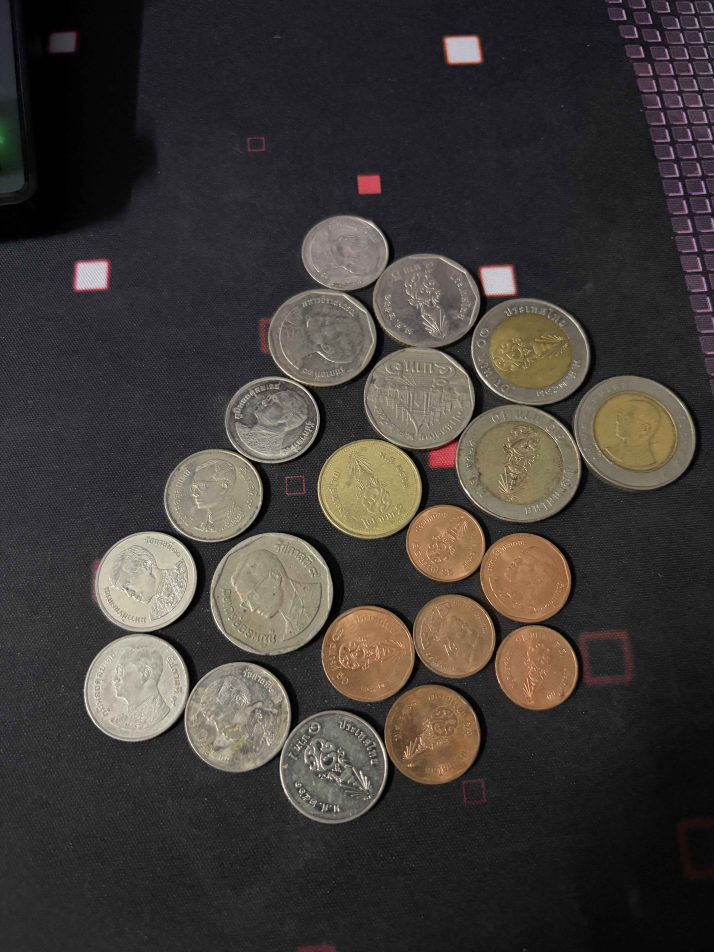
#> input picture data/samples/p1_cloth_room_top_009.jpg, 4284 x 5712 px (shown at 1/6 size)
$ python -i segment.py   (imports and definitions only)
#> lines starting #> are read from the running program, lines starting #| are printed output that depends on the picture
"""การแยกเหรียญออกจากพื้นหลัง (Segmentation) และการปรับแต่งสัณฐานวิทยา (Morphology)"""

from __future__ import annotations

import cv2
import numpy as np


# [27 lines left out: functions estimate_background_color, fill_internal_holes, not called in this run]


def estimate_bg_illumination_gray(gray: np.ndarray, scale: float = 0.0625, ksize: int = 71) -> np.ndarray:
    """ประเมินพื้นหลังของภาพเทาด้วย Downsampled Median Filter

    หมายเหตุเรื่อง ksize: การย่อภาพ 16x (scale=0.0625) ทำให้ภาพขนาด 1200x1600 เหลือราว 75x100
    แต่ยังคง ksize=71 ไว้ เนื่องจากกลุ่มเหรียญที่วางติดกันหลายเหรียญ (Cluster) อาจมีความกว้างบนภาพย่อ
    ถึง 30-40 พิกเซล หากลด ksize ลงมาตามสัดส่วน (เช่น 35 หรือ 25) หน้าต่างมัธยฐานจะเล็กกว่ากลุ่มเหรียญ
    ทำให้ค่ามัธยฐานกลืนเนื้อเหรียญกลายเป็นพื้นหลังและสูญเสีย Recall อย่างมีนัยสำคัญ
    การคง ksize=71 จึงช่วยรักษาเหรียญในกลุ่มหนาแน่นได้ดีที่สุด ขณะที่ยังสามารถประมาณแนวโน้มแสงกว้างๆ
    (Global Illumination Trend / Vignette) ข้ามทั้งภาพได้
    """
    h, w = gray.shape[:2]
    small = cv2.resize(gray, None, fx=scale, fy=scale, interpolation=cv2.INTER_AREA)
    k = min(ksize, small.shape[0] - 1 if small.shape[0] % 2 == 1 else small.shape[0] - 2)
    k = max(15, k if k % 2 == 1 else k + 1)
    bg_small = cv2.medianBlur(small, k)
    return cv2.resize(bg_small, (w, h), interpolation=cv2.INTER_CUBIC)


# [138 lines left out: functions estimate_bg_illumination_bgr, segment_coins_otsu, segment_coins, clean_morphology, not called in this run]

>>> import cv2
>>> picture = cv2.imread('../../../data/samples/p1_cloth_room_top_009.jpg', cv2.IMREAD_GRAYSCALE)
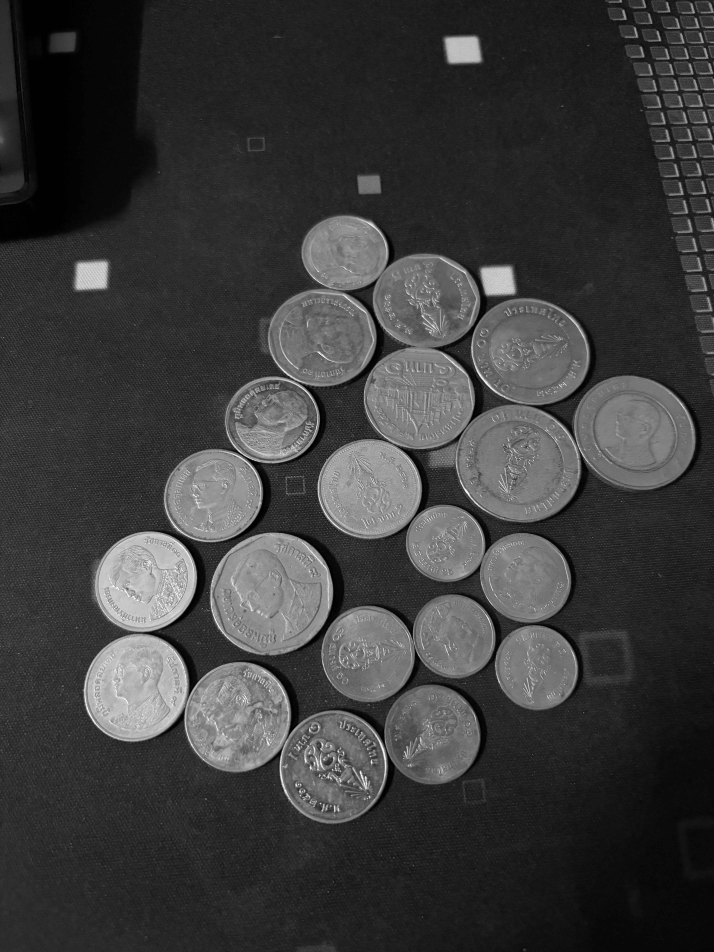
#> picture: shape (5712, 4284) (shown at 1/6 size); min 0, max 255, mean 60.2
>>> result = estimate_bg_illumination_gray(picture)
#> in estimate_bg_illumination_gray, `small = cv2.resize(gray, None, fx=scale, fy=scale, interpolation=cv2.I..`:
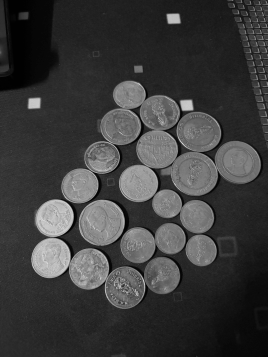
#> small: shape (357, 268); min 1, max 216, mean 60.2
#> in estimate_bg_illumination_gray, `bg_small = cv2.medianBlur(small, k)`:
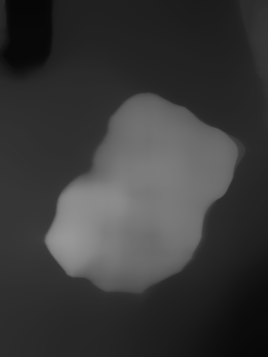
#> bg_small: shape (357, 268); min 6, max 153, mean 57.3
